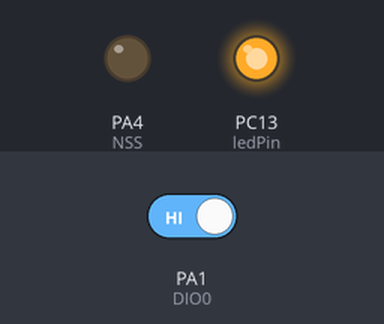
The sketch below on a simulated STM32 Blue Pill. Parts: output pins drawn as LEDs (lit = HIGH). Inputs (shaded band) come from the test bench; at power-on: PA1 (DIO0) HIGH. Random numbers use the default seed unless the sketch sets one.

Above: at 17.1 s.
17.2 s: PA1 (DIO0) driven LOW
At 22.3 s:
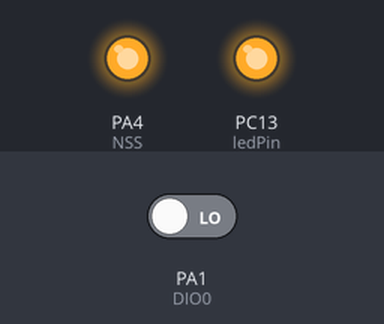
25.4 s: PA1 (DIO0) driven HIGH
At 25.8 s:
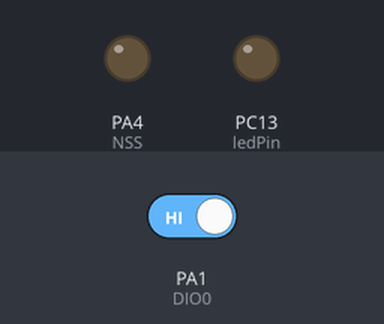
Timing chart, 0 to 44.1 s (numbered marks = the images above; inputs shaded):
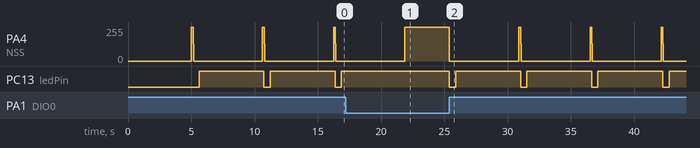

Measured:
- after the input at 25.4 s, PA4 (NSS): 255/255 → 0/255 at once, then repeats every 5.6 s: 255/255 0.14 s, 129/255 0.04 s, 0/255 5.4 s; PC13 (ledPin): alternates HIGH for 5.1 s and LOW for 0.50 s, starting at once
- by itself, PA4 (NSS): repeats every 5.6 s: 129/255 0.04 s, 0/255 5.4 s, 255/255 0.14 s
- by itself, PC13 (ledPin): alternates HIGH for 5.1 s and LOW for 0.50 s

The sketch:

LoRaM4H.ino
```cpp
//--------------------------------------------------------------------------- VERSÃO DO FIRMWARE PORTADO PARA O STM32
//
// Neste caso não existe buck-boost nem logic leve converter. A ligação é feita diretamente entre o RFM95 e o STM32.
//
// Numa versão seguinte, será necessário ativar o modo de sleep e o watchdog timer por questões de robustez do código
//
//-------------------------------------------------------------------------------------------------------------------

#include <SPI.h>
#include "LoRaWAN.h"

// ------------------------------------------------------------------------------------------------------------------
// ALIASES
// ------------------------------------------------------------------------------------------------------------------
#define ledPin PC13

#define ordemFiltro 25 // Ordem do filtro de média

#define periodoDeAmostragem 5000 // Numero de millisegundos associado ao período de amostragem

#define Vbat A0        // Pino usado na medição da tensão da bateria (a partir de divisor resistivo Vbat/2
#define THar 2         // Pino usado na medição da temperatura e humidade do ar com DHT11
// ------------------------------------------------------------------------------------------------------------------
// VARIÁVEIS GLOBAIS
// ------------------------------------------------------------------------------------------------------------------
volatile int sleep_count = 0; // Mantém registo do número de vezes que o MCU acordou desde a última transmissão
const int sleep_total = 1;    // Define o período entre transmissões calculada como sleep_total x 8s.
                              // Para 1 hora => sleep_total = 450. Poderá ser necessário alterar o valor do prescale
                              // do WDT para outros intervalos de tempo. Por exemplo, se o ciclo de trabalho for 1
                              // minuto, na atual condição, sleep_total = 7.5 o que não é possível dado que sleep_
                              // _total deve ser inteiro. No entanto, ajustando o WDT para 1 segundo, sleep_total=60
char var_0[8]={"\0"};         // Leitura da A/D 0 (Tensão da bateria)
char var_1[8]={"\0"};         // Leitura da A/D 1 (Genérico)
char var_2[8]={"\0"};         // Leitura da A/D 2 (Genérico)
char var_3[8]={"\0"};         // Leitura da A/D 3 (Genérico)
char var_4[8]={"\0"};         // Leitura da A/D 4 (Genérico)
char var_5[8]={"\0"};         // Leitura da A/D 5 (Genérico)
char var_6[8]={"\0"};         // Leitura da temperatura (DTH@PD2)
char var_7[8]={"\0"};         // Leitura da humidade relativa (DTH@PD2)

unsigned char data2send[64];
unsigned long amostragem = 0; // Variável utilizada para manter registo do tempo atual
// ------------------------------------------------------------------------------------------------------------------
// OBJETOS
// ------------------------------------------------------------------------------------------------------------------
// ------------------------------------------------------------------------------------------------------------------
// VETORES DE INTERRUPÇÃO
// ------------------------------------------------------------------------------------------------------------------
// ------------------------------------------------------------------------------------------------------------------
// WATCHDOG
// ------------------------------------------------------------------------------------------------------------------

// ------------------------------------------------------------------------------------------------------------------
// SLEEP CONFIG
// ------------------------------------------------------------------------------------------------------------------
// ------------------------------------------------------------------------------------------------------------------
// INICIALIZA MCU
// ------------------------------------------------------------------------------------------------------------------
void setup() {

  pinMode(SS, OUTPUT);                   // Configura pinos de I/O para comunicação com RFM95
  digitalWrite(SS, LOW);
  pinMode(ledPin, OUTPUT);
  digitalWrite(ledPin, LOW);

  SPI.setDataMode(SPI_MODE0);            // Inicializa comunicação SPI com RFM95
  SPI.setClockDivider(SPI_CLOCK_DIV16);  // Força a que o clock do SPI seja 72 MHz/16 = 4.5 MHz
  SPI.begin();                           //

  amostragem = millis();
}
// ------------------------------------------------------------------------------------------------------------------
// CALCULA O NUMERO DE CARATERES NA MENSAGEM A ENVIAR
// ------------------------------------------------------------------------------------------------------------------
int bytes2send(unsigned char *data)
{
  int i=0;
  while(data[i]!='\0') i++;
  return i;
}
// ------------------------------------------------------------------------------------------------------------------
// AQUISIÇÃO e TRANSMISSÃO
// ------------------------------------------------------------------------------------------------------------------
void loop() {
  if ((millis()-amostragem) >= periodoDeAmostragem) {  // Depos de acordado verifica se já é hora de transmitir
    char data[50] = "\0";

    digitalWrite(NSS, HIGH);    // Ativa NSS
    delay(100);                 // Aguarda por estabilização da tensão

    //digitalWrite(SS, LOW);    // Ativa NSS
    RFM_Init();                 // Inicializa RFM95

    dtostrf(345.5,0,1,var_0); // Valor arbitrário

    // Forma payload usando protocolo JSON.
    strcat(data,"\"cd\":");
    strcat(data,var_0);
    strcat(data,"\0");
    strcpy((char *)data2send,data);

    LORA_Send_Data(data2send, bytes2send(data2send), Frame_Counter_Tx); // Transmite dados

    Frame_Counter_Tx++; // Incrementa frame counter
    digitalWrite(NSS, LOW);    // Desativa NSS
    //digitalWrite(SS, HIGH);    // Desativa NSS

    digitalWrite(ledPin, LOW);
    delay(500);
    digitalWrite(ledPin, HIGH);
    amostragem = millis();


  }
}
```

LoRaWAN.h
```cpp
// ------------------------------------------------------------------------------------------------------------------
// Aliases
// ------------------------------------------------------------------------------------------------------------------
#define DIO0 PA1
#define NSS  PA4
#define TEMP A2
// ------------------------------------------------------------------------------------------------------------------
// Constantes
// ------------------------------------------------------------------------------------------------------------------
static const unsigned char PROGMEM S_Table[16][16] = {
  {0x63,0x7C,0x77,0x7B,0xF2,0x6B,0x6F,0xC5,0x30,0x01,0x67,0x2B,0xFE,0xD7,0xAB,0x76},
  {0xCA,0x82,0xC9,0x7D,0xFA,0x59,0x47,0xF0,0xAD,0xD4,0xA2,0xAF,0x9C,0xA4,0x72,0xC0},
  {0xB7,0xFD,0x93,0x26,0x36,0x3F,0xF7,0xCC,0x34,0xA5,0xE5,0xF1,0x71,0xD8,0x31,0x15},
  {0x04,0xC7,0x23,0xC3,0x18,0x96,0x05,0x9A,0x07,0x12,0x80,0xE2,0xEB,0x27,0xB2,0x75},
  {0x09,0x83,0x2C,0x1A,0x1B,0x6E,0x5A,0xA0,0x52,0x3B,0xD6,0xB3,0x29,0xE3,0x2F,0x84},
  {0x53,0xD1,0x00,0xED,0x20,0xFC,0xB1,0x5B,0x6A,0xCB,0xBE,0x39,0x4A,0x4C,0x58,0xCF},
  {0xD0,0xEF,0xAA,0xFB,0x43,0x4D,0x33,0x85,0x45,0xF9,0x02,0x7F,0x50,0x3C,0x9F,0xA8},
  {0x51,0xA3,0x40,0x8F,0x92,0x9D,0x38,0xF5,0xBC,0xB6,0xDA,0x21,0x10,0xFF,0xF3,0xD2},
  {0xCD,0x0C,0x13,0xEC,0x5F,0x97,0x44,0x17,0xC4,0xA7,0x7E,0x3D,0x64,0x5D,0x19,0x73},
  {0x60,0x81,0x4F,0xDC,0x22,0x2A,0x90,0x88,0x46,0xEE,0xB8,0x14,0xDE,0x5E,0x0B,0xDB},
  {0xE0,0x32,0x3A,0x0A,0x49,0x06,0x24,0x5C,0xC2,0xD3,0xAC,0x62,0x91,0x95,0xE4,0x79},
  {0xE7,0xC8,0x37,0x6D,0x8D,0xD5,0x4E,0xA9,0x6C,0x56,0xF4,0xEA,0x65,0x7A,0xAE,0x08},
  {0xBA,0x78,0x25,0x2E,0x1C,0xA6,0xB4,0xC6,0xE8,0xDD,0x74,0x1F,0x4B,0xBD,0x8B,0x8A},
  {0x70,0x3E,0xB5,0x66,0x48,0x03,0xF6,0x0E,0x61,0x35,0x57,0xB9,0x86,0xC1,0x1D,0x9E},
  {0xE1,0xF8,0x98,0x11,0x69,0xD9,0x8E,0x94,0x9B,0x1E,0x87,0xE9,0xCE,0x55,0x28,0xDF},
  {0x8C,0xA1,0x89,0x0D,0xBF,0xE6,0x42,0x68,0x41,0x99,0x2D,0x0F,0xB0,0x54,0xBB,0x16}
};
static const byte RF0x06[]={0xD9,0xD9,0xD9,0xD8,0xD8,0xD8,0xD8,0xD8};
static const byte RF0x07[]={0x06,0x13,0x20,0xC6,0xD3,0xE0,0xEC,0xF9};
static const byte RF0x08[]={0x8B,0x58,0x24,0x8B,0x58,0x24,0xF1,0xBE};
// ------------------------------------------------------------------------------------------------------------------
// Variáveis
// ------------------------------------------------------------------------------------------------------------------
unsigned char NwkSkey[16] = {0xC1, 0xFD, 0x07, 0x5A, 0x39, 0x99, 0x70, 0x86, 0x17, 0x78, 0xCB, 0xD0, 0x37, 0xFC, 0x75, 0x0B};
unsigned char AppSkey[16] = {0x83, 0x62, 0xC5, 0xF0, 0xDA, 0x8A, 0xB1, 0xE0, 0x42, 0xE1, 0x9A, 0xAD, 0x0D, 0x8B, 0x38, 0xBF};
unsigned char DevAddr[4] =  {0xA1, 0x44, 0xE7, 0xC9};

unsigned int Frame_Counter_Tx = 0x0000;

// Variáveis utilizadas na definição aleatória da portador
int arraylist[]={0,1,2,3,4,5,6,7};
int maxval = 8;

// Registos para alterar o SF, BW e CR
//
//  Registo 0x1E
// |   SF      |x |CC|  x
// |b7|bc|b5|b4|c0|d0|e1|e0
//
// Spreading factor (SF)
// 0110 - 6
// 0111 - 7
// 1000 - 8
// 1001 - 9
// 1010 - 10
// 1011 - 11
// 1100 - 12
//
// CRC
// 0 - Header indicates CRC off
// 1 - Header indicates CRC on
//
//  Registo 0x1D
// |   BW      |  CR    |Hr
// |b2|b2|b1|b0|c2|c1|c0|d0
//
// Valores de BW com interesse prático: 125 kHz ou 250 kHz (apenas para 868.3)
// 0111 - 125 kHz
// 1000 - 250 kHz
//
// Coding Rate (normalmente 4/5)
// 001 - 4/5
// 010 - 4/6
// 011 - 4/7
// 100 - 4/8
//
// Header type
// 0 - Explicit header
// 1 - Implicit header
//
// 0111 0010 -> 0x72
//
// Registo 0x26
//| xxx       |MN|G | xx
// b3|b2|b1|b0|c0|d0|e1|e0|
//
// MN - Mobile node
//  0 - Static node
//  1 - Mobile node
//
//  G - LNA gain
//  0 - Set by reg LnaGain
//  1 - Set by iunternal AGC loop
// 0000 0100 - > 4

static const byte RF0x1E = 0x74; //SF7 CRC On
static const byte RF0x1D = 0x72; //125 kHz 4/5 coding rate explicit header mode
static const byte RF0x26 = 0x04; //Low datarate | optimization off | AGC auto on

// ------------------------------------------------------------------------------------------------------------------
// Protótipos
// ------------------------------------------------------------------------------------------------------------------
void LORA_Send_Data(unsigned char *Data, unsigned char Data_Length, unsigned int Frame_Counter_Tx);
void RFM_Write(unsigned char RFM_Address, unsigned char RFM_Data);
void RFM_Init();
void RFM_Send_Package(unsigned char *RFM_Tx_Package, unsigned char Package_Length);
void Encrypt_Payload(unsigned char *Data, unsigned char Data_Length, unsigned int Frame_Counter, unsigned char Direction);
void Calculate_MIC(unsigned char *Data, unsigned char *Final_MIC, unsigned char Data_Length, unsigned int Frame_Counter, unsigned char Direction);
void Generate_Keys(unsigned char *K1, unsigned char *K2);
void Shift_Left(unsigned char *Data);
void XOR(unsigned char *New_Data,unsigned char *Old_Data);
void AES_Encrypt(unsigned char *Data, unsigned char *Key);
void AES_Add_Round_Key(unsigned char *Round_Key, unsigned char (*State)[4]);
unsigned char AES_Sub_Byte(unsigned char Byte);
void AES_Shift_Rows(unsigned char (*State)[4]);
void AES_Mix_Collums(unsigned char (*State)[4]);
void AES_Calculate_Round_Key(unsigned char Round, unsigned char *Round_Key);
```

Source omitted: LoRaWAN.ino (18887 bytes)
